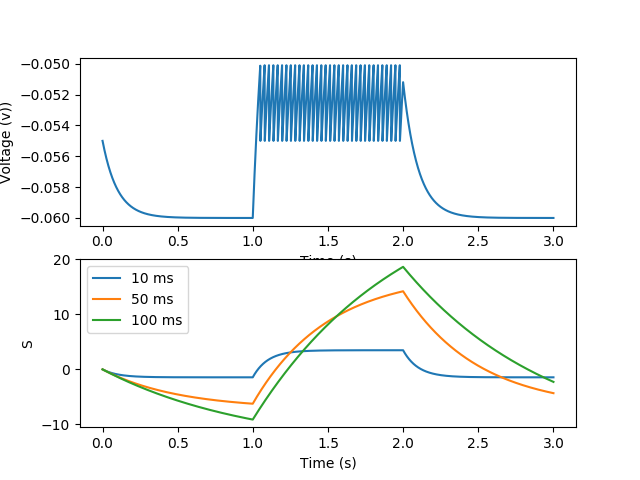

Generate this figure with Python:

import scipy as sp
import numpy as np
import matplotlib.pyplot as plt

# define constants
V_m = -60 * (10 ** -3)
g_m = 0.1 * (10 ** 3)
C_m = 1
V_t = -50 * (10 ** -3)
V_reset = -55 * (10 ** -3)

spikes = np.zeros(3000)

def get_I(t):
    if t > 1 and t < 2:
        return 1
    return 0

def v_eul(t):
    v = np.zeros_like(t)
    # delta time of 0.1 ms
    delta_t = 0.1 * (10 ** -3)

    # V(0) = V_reset
    v[0] = V_reset
    for i in range(1, len(v)):
        I = 0
        if i >= 1000 and i < 2000:
            I = 2.5
        # forward euler
        v[i] = v[i - 1] + (delta_t * (((-g_m/C_m) * (v[i - 1] - V_m)) + (I/C_m)))
        if v[i] >= V_t:
            spikes[i] = 1
            v[i] = V_reset
    return v

def s_eul(t, tau_s):
    s = np.zeros_like(t)
    # delta time of 0.1 ms
    delta_t = 0.1 * (10 ** -3)

    # S(0) = 0
    s[0] = 0
    for i in range(1, len(s)):
        I = 0
        if i >= 1000 and i < 2000:
            I = 2.5
        # forward euler
        s[i] = s[i - 1] + (delta_t * ((-s[i - 1]/tau_s) + r(I)))
    return s

def r(I):
    return 1/((C_m/g_m) * np.log(((I/g_m) + V_m - V_reset)/((I/g_m) + V_m - V_t)))


def main():
    
    t = np.linspace(0, 3, 3000)
    plt.figure(1)
    plt.subplot(211)
    plt.ylabel("Voltage (v))")
    plt.xlabel("Time (s)")
    plt.plot(t, v_eul(t))

    plt.subplot(212)
    plt.plot(t, s_eul(t, 10 * (10 ** -3)), label = "10 ms")
    plt.plot(t, s_eul(t, 50 * (10 ** -3)), label = "50 ms")
    plt.plot(t, s_eul(t, 100 * (10 ** -3)), label = "100 ms")
    plt.legend()
    plt.ylabel("S")
    plt.xlabel("Time (s)")
    plt.savefig("problem2.png")
    plt.show()


if (__name__ == "__main__"):
    main()
